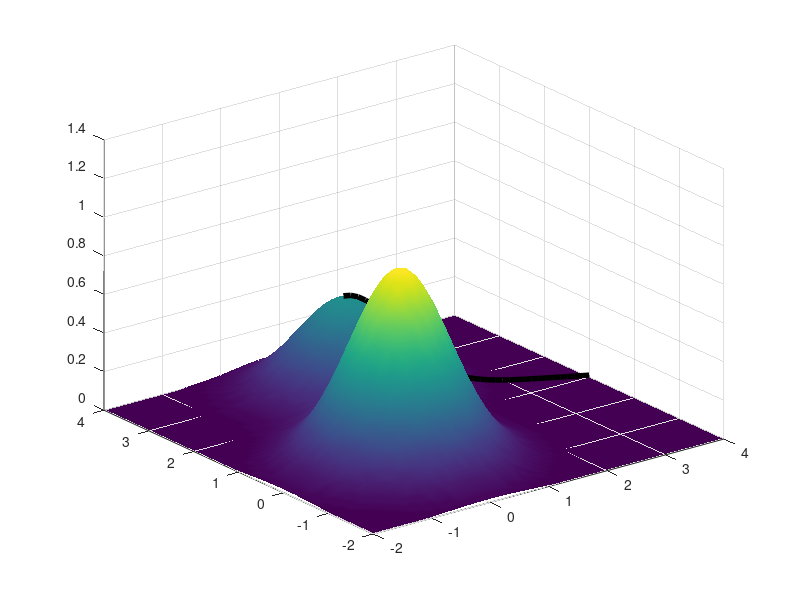

Reproduce this figure in MATLAB.
clear;
delta=.01;
speed=.1;
[xx,yy]=meshgrid([-2:.1:4],[-2:.1:4]);

fun = @(xx,yy) exp(-(xx.^2+yy.^2))+.5*exp(-((xx-1.0).^2+(yy-2.5).^2));

surf(xx,yy,fun(xx,yy))
shading interp


start_point=[4,1];
start_val=fun(start_point(1),start_point(2));
track=[start_point,start_val];

do

  d_dx=1/delta*(fun(start_point(1)+delta,start_point(2))-start_val);
  d_dy=1/delta*(fun(start_point(1),start_point(2)+delta)-start_val);
  shift=[d_dx,d_dy];
  shift=shift/norm(shift)
  start_point=start_point+shift*speed;
  start_val=fun(start_point(1),start_point(2));
  track=[track;[start_point,start_val]];
until (track(end)-track(end-1,end)<0)

#track=track(1:end-1,:);
hold on

plot3(track(:,1),track(:,2),track(:,3)+.01,'linewidth',4,'color',[0,0,0])

